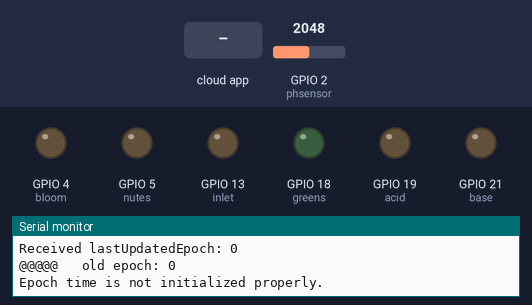
Bench run of a sketch on a simulated ESP32. On the bench: output pins drawn as LEDs (lit = HIGH), the last lines printed to the serial monitor. The inputs (shaded band) are chosen by the test bench; at power-on: GPIO 2 (phsensor) = 2048. WiFi joins after 1.5 s; servers stay silent unless stated; network time is answered at once with the bench clock; the local clock reads 2024-03-15 10:24:30 at power-on unless the sketch sets it; the Firebase database answers and starts empty; not simulated (calls return 0 or success): top_secret.h.

Above: at 3.2 s.
3.3 s: GPIO 2 (phsensor) set to 369
At 4.6 s:
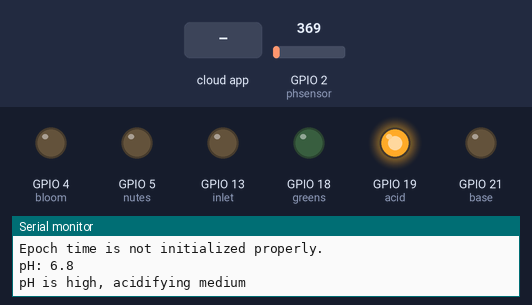
12.4 s: GPIO 2 (phsensor) set to 332
At 13.3 s:
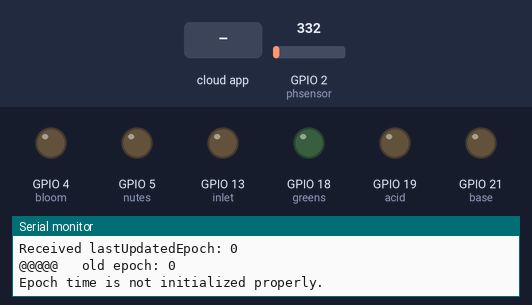
18.6 s: GPIO 2 (phsensor) set to 0
At 20.3 s:
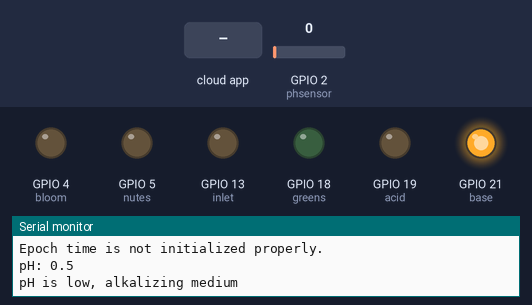
27.7 s: the phone or cloud app sets lastUpdatedEpoch to 1
31.5 s: the phone or cloud app sets updating to true
40.6 s: the phone or cloud app sets updating to false
Timing chart, 0 to 48.0 s (numbered marks = the images above; inputs shaded):
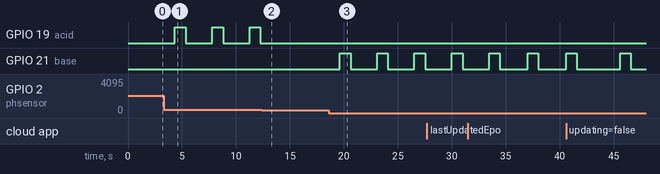

Measured:
- the behaviour switches between 351 and 350 on GPIO 2 (phsensor) (found by bisection; images 1 and 2)
- after the input at 12.4 s, GPIO 19 (acid): stays LOW (without the input it goes to HIGH after 2.3 s)
- after the input at 18.6 s, GPIO 21 (base): alternates HIGH for 1.0 s and LOW for 2.5 s, starting after 1.0 s
- by itself, GPIO 19 (acid): alternates HIGH for 1.0 s and LOW for 2.5 s

The sketch:

neerchedi.ino
```cpp
#include <WiFi.h>
#include <WiFiUdp.h>
#include <NTPClient.h>
#include <TimeLib.h>
#include <FirebaseESP32.h>
#include "top_secret.h"
#include "addons/TokenHelper.h"
#include "addons/RTDBHelper.h"

#define phsensor 2
#define bloom 4
#define nutes 5
#define greens 18
#define acid 19
#define base 21
#define inlet 13
#define outlet 12 //solenoid valve

int bloom_time;
int nutes_time;
int greens_time;
int phsensorval;
int nutridaydiff = 1;
float volts;
float ph;
String state = "on";
bool signupOK = false;

const char* ntpServer = "time.nist.gov";
const long gmtOffset_sec = 19800;
const int daylightOffset_sec = 0;
WiFiUDP udp;
NTPClient timeClient(udp, ntpServer, gmtOffset_sec, 60000);
unsigned long lastUpdatedEpoch = 0;
unsigned long currentEpoch = 0;
unsigned long daysDifference = 0;

// Firebase setup
FirebaseData fbdo;
FirebaseConfig config;
FirebaseAuth auth;

void initializeFirebaseAndNTP() {
    config.api_key = API_KEY;
    config.database_url = DATABASE_URL;
    if (Firebase.signUp(&config, &auth, "", "")) {
        Serial.println("Firebase signup OK");
        signupOK = true;
    }
    config.token_status_callback = tokenStatusCallback;  // Now this will work
    Firebase.begin(&config, &auth);
    Firebase.reconnectWiFi(true);
    timeClient.begin();
}

class DateUpdater {
  private:
    unsigned long lastUpdatedEpoch;
    unsigned long intervalDays;
    unsigned long daysDifference;

  public:
    DateUpdater(unsigned long interval) {
      lastUpdatedEpoch = 0;
      intervalDays = interval;
      daysDifference = 0;
    }

    void checkAndUpdateDate(unsigned long currentEpoch) {
      daysDifference = (currentEpoch - lastUpdatedEpoch) / 86400;
      // Serial.print("$$$$$$daysDifference: ");
      // Serial.println(daysDifference);
      // Serial.print("$$$$$$currentEpoch: ");
      // Serial.println(currentEpoch);
      // Serial.print("$$$$$$lastUpdatedEpoch: ");
      // Serial.println(lastUpdatedEpoch);
      if (daysDifference >= intervalDays) {
        unsigned long oldEpoch = lastUpdatedEpoch;
        lastUpdatedEpoch = currentEpoch;
        Serial.println("Desired interval reached. Updating the date...");
        printOldAndNewDates(oldEpoch, currentEpoch);
      } else {
        Serial.print("Days since last update: ");
        Serial.println(daysDifference);
      }
      delay(500);
    }

    void printOldAndNewDates(unsigned long oldEpoch, unsigned long currentEpoch) {
      Serial.print("@@@@@   old epoch: ");
      Serial.println(oldEpoch);
      if (oldEpoch == 0 || currentEpoch == 0) {
        Serial.println("Epoch time is not initialized properly.");
        return;
      }

      tmElements_t oldTm;
      breakTime(oldEpoch, oldTm);
      String oldTmyear = String(oldTm.Year + 1970);
      String oldTmmonth = String(oldTm.Month);
      String oldTmday = String(oldTm.Day);
      String oldTmhour = String(oldTm.Hour);
      String oldTmminute = String(oldTm.Minute);
      String oldTmsecond = String(oldTm.Second);
      String oldDate = oldTmday + "/" + oldTmmonth + "/" + oldTmyear;
      String oldTime = oldTmhour + ":" + oldTmminute + ":" + oldTmsecond;

      Serial.print("Old Date: ");
      Serial.println(oldDate);
      Serial.print("Old Time: ");
      Serial.println(oldTime);

      tmElements_t newTm;
      breakTime(currentEpoch, newTm);
      String newTmyear = String(newTm.Year + 1970);
      String newTmmonth = String(newTm.Month);
      String newTmday = String(newTm.Day);
      String newTmhour = String(newTm.Hour);
      String newTmminute = String(newTm.Minute);
      String newTmsecond = String(newTm.Second);
      String newDate = newTmday + "/" + newTmmonth + "/" + newTmyear;
      String newTime = newTmhour + ":" + newTmminute + ":" + newTmsecond;

      Serial.print("New Date: ");
      Serial.println(newDate);
      Serial.print("New Time: ");
      Serial.println(newTime);
    }

    unsigned long getDaysDifference() {
      return daysDifference;
    }

    unsigned long getlastUpdatedEpoch(){
      return lastUpdatedEpoch;
    }

     void setLastUpdatedEpoch(unsigned long epoch) {
      lastUpdatedEpoch = epoch;
    }
};

DateUpdater daydiff1(nutridaydiff);

void setup() {
  // Set pins as output
  pinMode(phsensor, OUTPUT);
  pinMode(bloom, OUTPUT);
  pinMode(nutes, OUTPUT);
  pinMode(greens, OUTPUT);
  pinMode(acid, OUTPUT);
  pinMode(base, OUTPUT);
  pinMode(inlet, OUTPUT);
  pinMode(outlet, INPUT);

  Serial.begin(115200);

  // Connect to Wi-Fi
  Serial.println("Connecting to WiFi...");
  WiFi.begin(ssid, password);
  while (WiFi.status() != WL_CONNECTED) {
    delay(1000);
    Serial.print("...");
  }
  Serial.println();
  Serial.println("Initializing Firebase...");
  initializeFirebaseAndNTP();
  Serial.println("Connected to WiFi!");
  Serial.print("IP Address: ");
  Serial.println(WiFi.localIP());

  timeClient.begin();
  timeClient.update();


  if (lastUpdatedEpoch == 0) {
    lastUpdatedEpoch = currentEpoch;
    Serial.println("First time update - setting the last updated date.");
  }

  // Test network connectivity first
  Serial.println("Testing network connectivity...");
  if (WiFi.status() == WL_CONNECTED) {
    Serial.println("WiFi still connected");
    Serial.print("Signal strength (RSSI): ");
    Serial.println(WiFi.RSSI());
  } else {
    Serial.println("WiFi connection lost!");
    return;
  }
  Serial.println("Configuring Firebase...");
  Serial.println("Beginning Firebase connection...");
  unsigned long oldEpoch = lastUpdatedEpoch;
  lastUpdatedEpoch = currentEpoch;
}

void phval() {
  phsensorval = analogRead(phsensor);
  volts = phsensorval * (5.0 / 1023);
  ph = 3.5 * volts + 0.5;
  Serial.print("pH: ");
  Serial.println(ph, 1);
  delay(100);
}

void phmanage() {
  phval();

  if (ph > 6.5) {
    Serial.println("pH is high, acidifying medium");
    digitalWrite(acid, HIGH);
    delay(1000);
    digitalWrite(acid, LOW);
  }
  else if (ph < 5.5) {
    Serial.println("pH is low, alkalizing medium");
    digitalWrite(base, HIGH);
    delay(1000);
    digitalWrite(base, LOW);
  }
  else {
    Serial.println("pH is okay");
  }
}

void nutrient(int bloom_time, int nutes_time, int greens_time) {
  daydiff1.checkAndUpdateDate(currentEpoch);
  unsigned long daysDifference = daydiff1.getDaysDifference();

  if(daysDifference >= nutridaydiff) {
    digitalWrite(bloom, HIGH);
    delay(bloom_time);
    digitalWrite(bloom, LOW);
    digitalWrite(nutes, HIGH);
    delay(nutes_time);
    digitalWrite(nutes, LOW);
    digitalWrite(greens, HIGH);
    delay(greens_time);
    digitalWrite(greens, LOW);
  }
  delay(500);
}

void sendDataToFirebase() {
  if(Firebase.ready()){
    if(Firebase.setInt(fbdo, "/hydroponics/bloom_time", bloom_time) &&
      Firebase.setInt(fbdo, "/hydroponics/nutes_time", nutes_time) &&
      Firebase.setInt(fbdo, "/hydroponics/greens_time", greens_time) &&
      Firebase.setFloat(fbdo, "/hydroponics/ph", ph) &&
      Firebase.setString(fbdo, "/hydroponics/state", state) &&
      Firebase.setInt(fbdo, "/hydroponics/time/nutrients/lastUpdatedEpoch", daydiff1.getlastUpdatedEpoch()) &&
      Firebase.setInt(fbdo, "/hydroponics/time/nutrients/currentEpoch", currentEpoch))
    {
      Serial.println("Data sent to Firebase successfully");
    }
    else
    {
      Serial.println("Failed to send data to Firebase");
      Serial.println("Reason: " + fbdo.errorReason());
    }
  }
  delay(500);
}

void receiveDataFromFirebase() {
    if(Firebase.getInt(fbdo, "/hydroponics/bloom_time")) {
      if(fbdo.dataType() == "int") {
        bloom_time = fbdo.intData();
        Serial.print("Received bloom_time: ");
        Serial.println(bloom_time);
      }
    }

    if(Firebase.getInt(fbdo, "/hydroponics/nutes_time")) {
      if(fbdo.dataType() == "int") {
        nutes_time = fbdo.intData();
        Serial.print("Received nutes_time: ");
        Serial.println(nutes_time);
      }
    }

    if(Firebase.getInt(fbdo, "/hydroponics/greens_time")) {
      if(fbdo.dataType() == "int") {
        greens_time = fbdo.intData();
        Serial.print("Received greens_time: ");
        Serial.println(greens_time);
      }
    }


    if(Firebase.getInt(fbdo, "/hydroponics/time/nutrients/lastUpdatedEpoch")) {
      if(fbdo.dataType() == "int") {
        lastUpdatedEpoch = fbdo.intData();
        daydiff1.setLastUpdatedEpoch(lastUpdatedEpoch);
        Serial.print("Received lastUpdatedEpoch: ");
        Serial.println(lastUpdatedEpoch);
      }
    }
}

void updating_check(){
  String updating = "false";
  if(Firebase.getString(fbdo, "/hydroponics/updating")){
    if(fbdo.dataType() == "string"){
      updating = fbdo.stringData();
      if(updating == "true"){
        delay(100);
        Serial.println("Updating values");
      }
      else if(updating == "false"){
        sendDataToFirebase();
      }
    }
  }
}

void manageState() {
  if (state == "off") {
    delay(1000);
    return;
  }
  else {
    timeClient.update();
    phmanage();
    updating_check();
  }
}

void loop() {
    if (WiFi.status() != WL_CONNECTED) {
        Serial.println("WiFi connection lost!");
        delay(1000);
        ESP.restart();
        return;
    }

    if (!signupOK || !Firebase.ready()) {
        Serial.println("Firebase not ready!");
        delay(1000);
        return;
    }
    receiveDataFromFirebase();
    delay(100);
    currentEpoch = timeClient.getEpochTime();
    daydiff1.printOldAndNewDates(lastUpdatedEpoch, currentEpoch);
    delay(1000);
    daydiff1.checkAndUpdateDate(currentEpoch);
    manageState();
}
```
